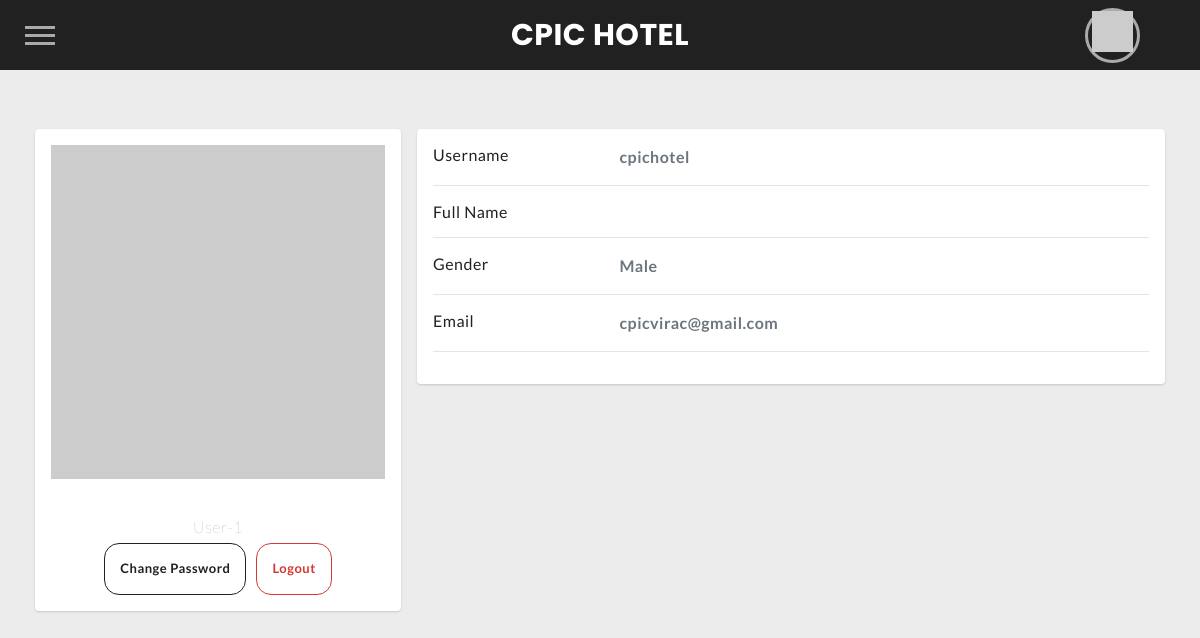
Screenshot of /profile (signed in) with the database file from the repository.
### hotelSystem/models.py (models this page shows)
class User(AbstractUser):
    isAdmin = models.BooleanField(default=False)
    SEX_CHOICES = (
        ('M', 'Male',),
        ('F', 'Female',),
        ('O', 'Others',),
    )
    sex = models.CharField(
        max_length=20,
        choices=SEX_CHOICES,
        default=SEX_CHOICES[0][1]
    )

### hotelSystem/views.py (the view)
# urls.py: path("profile", views.profile, name="profile"),
@login_required(login_url='login')
def profile(request):
    user = request.user
    customer = Customer.objects.filter(user__id=user.id).first()
    data = {
        'user': user,
        'customer': customer
    }
    return render(request, "hotelSystem/my_profile.html", data)

### hotelSystem/templates/hotelSystem/my_profile.html (shortened to what this page needs)
{% extends "hotelSystem/layout.html" %}
{% load static %}
{% block additional-static %}
  <link rel="stylesheet" href="https://stackpath.bootstrapcdn.com/bootstrap/4.3.1/css/bootstrap.min.css">
  <link href="{% static 'hotelSystem/css/customer_view.css' %}" rel="stylesheet" />
{% endblock %} {% block body %}
<br />
<div class="profile-container">
  <div class="main-body">
    <div class="row gutters-sm">
      <div class="col-md-4 mb-3">
        <div class="card">
          <div class="card-body">
            <div class="d-flex flex-column align-items-center text-center">
              {% if user.get_sex_display == 'Male'%}
                  <img src="https://avatars.dicebear.com/api/micah/{{user.first_name}}{{user.last_name}}.svg?hair[]=fonze&options[facialHairProbability]=0&options[earringsProbability]=0&options[baseColor]=apricot" alt="Not Found" onerror=this.src="{% static 'hotelSystem/img/staff.png' %}" class="leaderboard__picture"class="rounded-circle" width="150">
              {% endif %}
              <div class="mt-3">
                <p class="text-secondary mb-1">
                  User-{{user.id}}
                </p>
                <div class="btnCont">
                    <a href="{% url 'change_password' %}" class="submit-btn">
                        Change Password
                    </a>
                    <a href="{% url 'logout' %}" class="submit-btn logout">
                       Logout
                    </a>
                </div>
              </div>
            </div>
          </div>
        </div>
      </div>
      <div class="col-md-8">
        <div class="card mb-3">
          <div class="card-body">
            <div class="row">
              <div class="col-sm-3">
                <h6 class="mb-0">Username</h6>
              </div>
              <div class="col-sm-9 text-secondary">
                {{user.username}}
              </div>
            </div>
            <hr />
            <div class="row">
              <div class="col-sm-3">
                <h6 class="mb-0">Full Name</h6>
              </div>
              <div class="col-sm-9 text-secondary">
              </div>
            </div>
            <hr />
            <div class="row">
              <div class="col-sm-3">
                <h6 class="mb-0">Gender</h6>
              </div>
              <div class="col-sm-9 text-secondary">{{user.get_sex_display}}</div>
            </div>
            <hr />
            <div class="row">
              <div class="col-sm-3">
                <h6 class="mb-0">Email</h6>
              </div>
              <div class="col-sm-9 text-secondary">
                {{user.email}}
              </div>
            </div>
            <hr />
          </div>
        </div>
      </div>
    </div>
  </div>
</div>
{% endblock %}

### hotelSystem/static/hotelSystem/css/customer_view.css (style rules this page uses)
.main-body { padding: 15px; }
.card { box-shadow: 0 1px 3px 0 rgba(0,0,0,.1), 0 1px 2px 0 rgba(0,0,0,.06); }
.card { position: relative; display: flex; flex-direction: column; min-width: 0; word-wrap: break-word; background-color: #fff; background-clip: border-box; border: 0 solid rgba(0,0,0,.125); border-radius: .25rem; }
.card-body { flex: 1 1 auto; min-height: 1px; padding: 1rem; }
.gutters-sm { margin-right: -8px; margin-left: -8px; }
.gutters-sm>.col, .gutters-sm>[class*=col-] { padding-right: 8px; padding-left: 8px; }
.mb-3, .my-3 { margin-bottom: 1rem!important; }
.submit-btn { background-color: transparent; color: var(--myDark); border: 1px solid var(--myDark); border-radius: 15px; display: block; padding: 15px; max-width: 100%; font-size: 13px; font-weight: bold; cursor: pointer; opacity: 1; visibility: visible; transition: all .3s ease; }
.btnCont { width: 100%; display: flex; flex-wrap: wrap; flex-direction: row; align-content: center; justify-content: center; align-items: center; gap: 10px; }
.logout { border-color: rgb(212,56,50); color: rgb(212,56,50); }

### hotelSystem/static/hotelSystem/css/styles.css (style rules this page uses)
* { margin: 0px; padding: 0; box-sizing: border-box; }
html, body { font-family: var(--font-text); overflow-x: hidden; }
html { background: var(--lightgrey); background-color: var(--lightgrey); }
body { background-color: var(--lightgrey); scroll-behavior: smooth; }
main p { line-height: 1.5; font-weight: 200; margin: 20px 0; }
* { box-sizing: border-box; margin: 0; padding: 0; }
html, body { height: 100%; }
a, a:visited, a:focus, a:active, a:link { text-decoration: none; outline: none !important; }
a { color: currentColor; transition: .2s ease-in-out; -webkit-tap-highlight-color: transparent; -webkit-touch-callout: none; -webkit-user-select: none; -khtml-user-select: none; -moz-user-select: none; -ms-user-select: none; user-select: none; }
img { vertical-align: middle; height: auto; width: 100%; }

### hotelSystem/templates/hotelSystem/layout.html (style rules this page uses)
:root { --myDark: #212121; --light: #fdfdfd; --lightgrey:#ececec; --thirdcolor:#0A66C2; --font-header:'Poppins'; --font-text: 'Lato'; --dotcolor:50, 49, 51; --dot: radial-gradient(rgb(var(--dotcolor)) 67%, rgba(var(--dotcolor), 0) 68%); }

### rows the page displays
User: id "1", username "cpichotel", sex "Male", email "cpicvirac@gmail.com"
